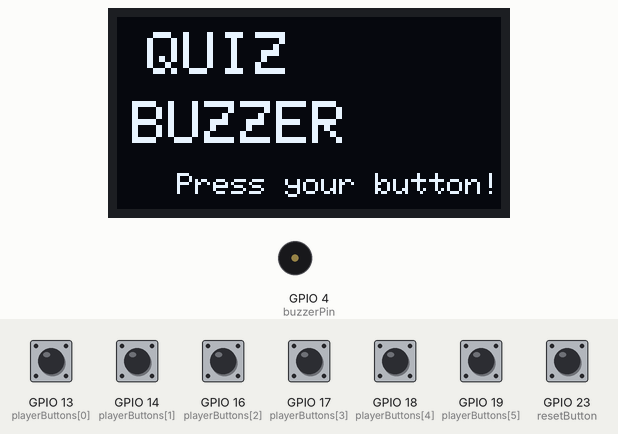
Recording of a sketch running on a simulated ESP32. Shown: 128×64 one-colour display, buzzer (waves = sounding, pin HIGH). The inputs (shaded band) are chosen by the test bench; at power-on: GPIO 13 (playerButtons[0]), GPIO 14 (playerButtons[1]), GPIO 16 (playerButtons[2]), GPIO 17 (playerButtons[3]), GPIO 18 (playerButtons[4]), GPIO 19 (playerButtons[5]), GPIO 23 (resetButton) HIGH. What the sketch prints to the serial monitor is not drawn.

Above: at 1.2 s.
1.3 s: GPIO 13 (playerButtons[0]) pulled LOW for 0.15 s
At 2.8 s:
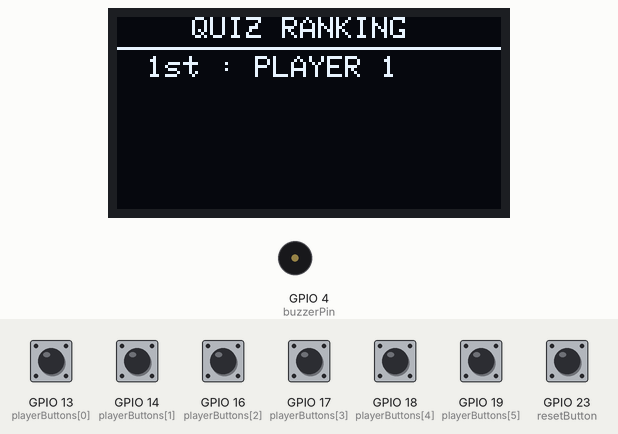
3.1 s: GPIO 14 (playerButtons[1]) pulled LOW for 0.15 s
At 4.2 s:
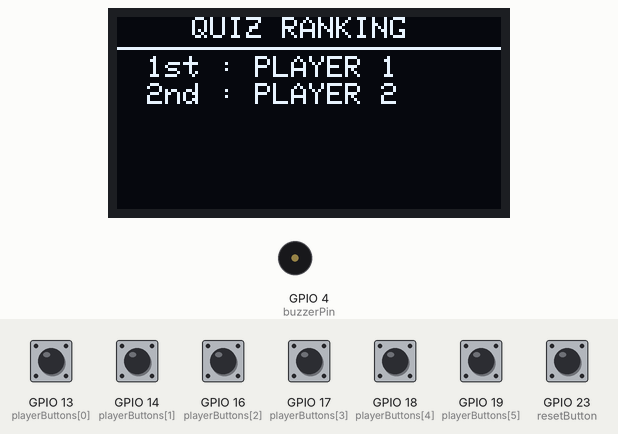
4.7 s: GPIO 16 (playerButtons[2]) pulled LOW for 0.15 s
At 5.4 s:
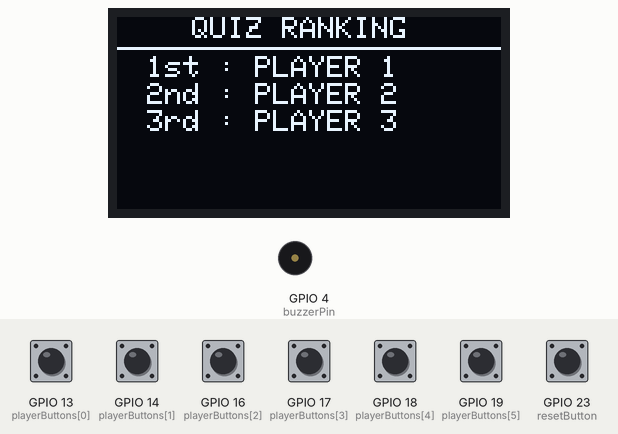
6.3 s: GPIO 17 (playerButtons[3]) pulled LOW for 0.15 s
At 7.5 s:
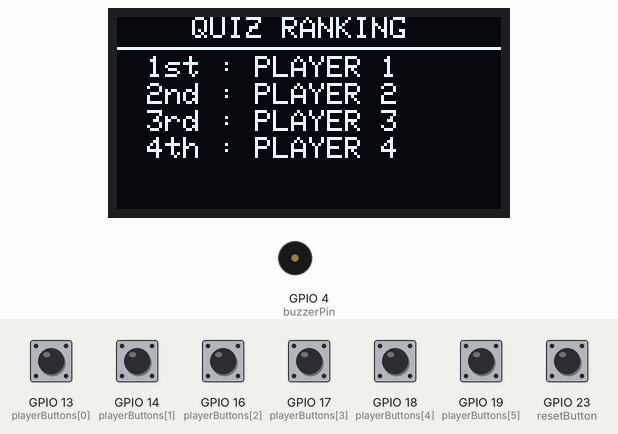
7.9 s: GPIO 23 (resetButton) pulled LOW for 0.15 s
At 8.9 s:
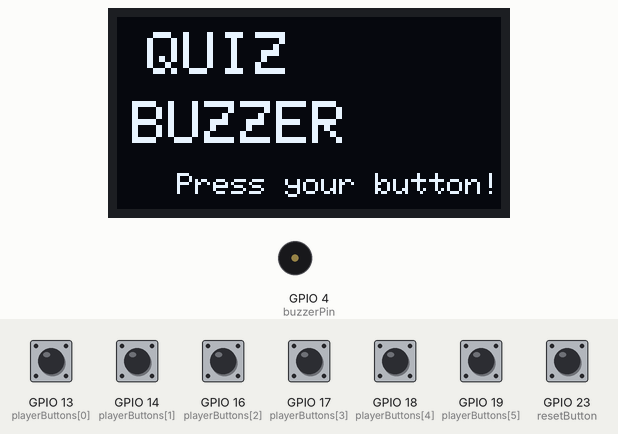
9.5 s: GPIO 18 (playerButtons[4]) pulled LOW for 0.15 s
At 9.66 s:
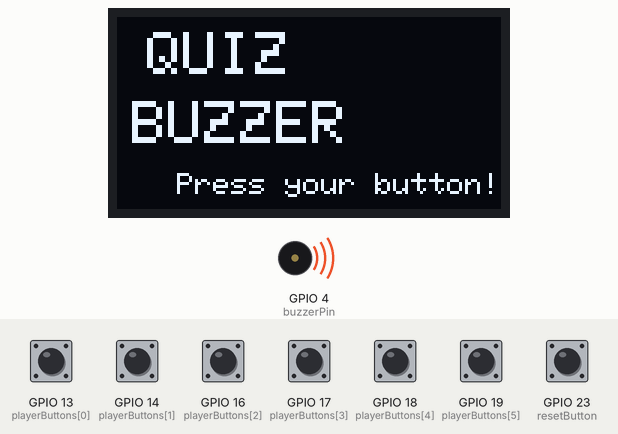
Timing chart, 0 to 12.3 s (numbered marks = the images above; inputs shaded):
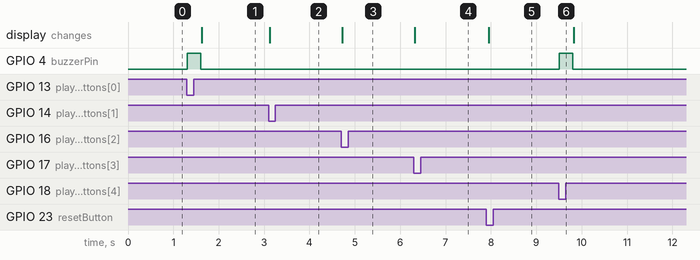

Measured:
- after the input at 1.3 s, GPIO 4 (buzzerPin): LOW → HIGH at once, → LOW 0.30 s later; the display: changes after 0.33 s (image 1)
- after the input at 3.1 s, the display: changes at once (image 2)
- after the input at 4.7 s, the display: changes at once (image 3)
- after the input at 6.3 s, the display: changes at once (image 4)
- after the input at 7.9 s, the display: changes after 0.06 s (image 5)
- after the input at 9.5 s, GPIO 4 (buzzerPin): LOW → HIGH at once, → LOW 0.30 s later

The sketch:

quiz_buzzer_v2.ino
```cpp
/*
  6-Player Quiz Buzzer System — Version B (Ranking System)
  ESP32 + OLED SSD1306 (128x64, I2C)

  Version B behaviour:
    - First press  → rank 1, buzzer sounds
    - Others press → rank 2–6 recorded
    - OLED shows full ranking live
    - Host RESET   → clears all, ready for next question

  Libraries (install via Arduino Library Manager):
    Adafruit GFX Library
    Adafruit SSD1306
*/

#include <Wire.h>
#include <Adafruit_GFX.h>
#include <Adafruit_SSD1306.h>

// ── OLED ──────────────────────────────────────────────────────
#define SCREEN_WIDTH  128
#define SCREEN_HEIGHT  64
Adafruit_SSD1306 display(SCREEN_WIDTH, SCREEN_HEIGHT, &Wire, -1);

// ── PINS ──────────────────────────────────────────────────────
const int playerButtons[6] = {13, 14, 16, 17, 18, 19};  // P1–P6
const int buzzerPin   = 4;
const int resetButton = 23;

// ── STATE ─────────────────────────────────────────────────────
int  ranking[6]          = {0};
int  rankCount           = 0;
unsigned long lastPressTime[6] = {0};
const unsigned long DEBOUNCE   = 150;


// ── SETUP ────────────────────────────────────────────────────
void setup() {
  Serial.begin(115200);

  for (int i = 0; i < 6; i++)
    pinMode(playerButtons[i], INPUT_PULLUP);

  pinMode(resetButton, INPUT_PULLUP);
  pinMode(buzzerPin, OUTPUT);
  digitalWrite(buzzerPin, LOW);

  Wire.begin(21, 22);   // SDA=21, SCL=22
  if (!display.begin(SSD1306_SWITCHCAPVCC, 0x3C)) {
    Serial.println("OLED not found — check SDA/SCL wiring");
    while (true);
  }

  display.clearDisplay();
  display.setTextColor(SSD1306_WHITE);
  showReadyScreen();
  Serial.println("Quiz Buzzer System ready.");
}


// ── LOOP ─────────────────────────────────────────────────────
void loop() {

  // Reset button
  if (digitalRead(resetButton) == LOW) {
    delay(30);
    if (digitalRead(resetButton) == LOW) {
      resetGame();
      while (digitalRead(resetButton) == LOW) delay(5);
    }
  }

  // Player buttons
  for (int i = 0; i < 6; i++) {
    if (digitalRead(playerButtons[i]) == LOW) {
      unsigned long now = millis();
      if (now - lastPressTime[i] > DEBOUNCE) {
        lastPressTime[i] = now;
        registerPlayer(i + 1);
        while (digitalRead(playerButtons[i]) == LOW) delay(5);
      }
    }
  }
}


// ── REGISTER PLAYER ──────────────────────────────────────────
void registerPlayer(int playerNumber) {

  // Already pressed?
  for (int i = 0; i < rankCount; i++)
    if (ranking[i] == playerNumber) return;

  if (rankCount >= 6) return;

  ranking[rankCount] = playerNumber;
  rankCount++;

  Serial.print("Rank "); Serial.print(rankCount);
  Serial.print(" = Player "); Serial.println(playerNumber);

  // Buzzer only on first press
  if (rankCount == 1) {
    digitalWrite(buzzerPin, HIGH);
    delay(300);
    digitalWrite(buzzerPin, LOW);
  }

  showRanking();
}


// ── READY SCREEN ─────────────────────────────────────────────
void showReadyScreen() {
  display.clearDisplay();

  display.setTextSize(2);
  display.setCursor(10, 5);
  display.println("QUIZ");
  display.setCursor(5, 28);
  display.println("BUZZER");

  display.setTextSize(1);
  display.setCursor(20, 52);
  display.println("Press your button!");

  display.display();
}


// ── RANKING SCREEN ───────────────────────────────────────────
void showRanking() {
  display.clearDisplay();
  display.setTextSize(1);

  display.setCursor(25, 0);
  display.println("QUIZ RANKING");
  display.drawLine(0, 10, 127, 10, SSD1306_WHITE);

  const char* suffix[] = {"st","nd","rd","th","th","th"};

  for (int i = 0; i < rankCount; i++) {
    display.setCursor(10, 13 + i * 9);
    display.print(i + 1);
    display.print(suffix[i]);
    display.print(" : PLAYER ");
    display.print(ranking[i]);
  }

  display.display();
}


// ── RESET ────────────────────────────────────────────────────
void resetGame() {
  rankCount = 0;
  for (int i = 0; i < 6; i++) { ranking[i] = 0; lastPressTime[i] = 0; }
  digitalWrite(buzzerPin, LOW);
  Serial.println("\n── NEW QUESTION ──");
  showReadyScreen();
}
```
